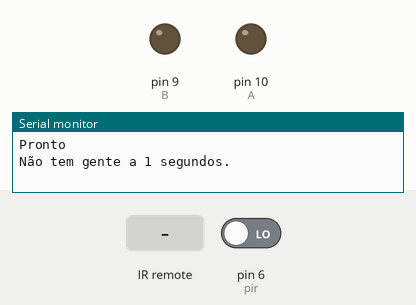
A sketch run on a simulated Arduino Uno, built with avr-gcc and run on an emulated ATmega328P. Parts: output pins drawn as LEDs (lit = HIGH), the last lines printed to the serial monitor. The inputs (shaded band) are chosen by the test bench; at power-on: pin 6 (pir) LOW.

Above: at 3.2 s.
3.3 s: infrared code 0x1000405 received
At 5.0 s:
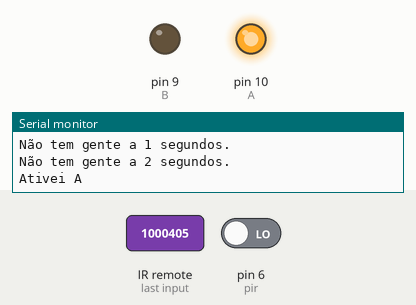
11.5 s: infrared code 0x1008485 received
At 12.4 s:
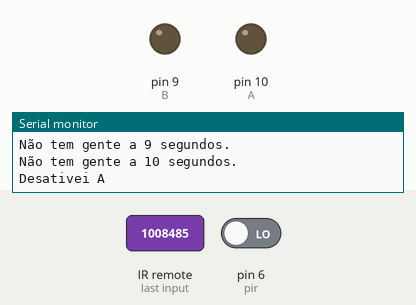
Timing chart, 0 to 14.5 s (numbered marks = the images above; inputs shaded):
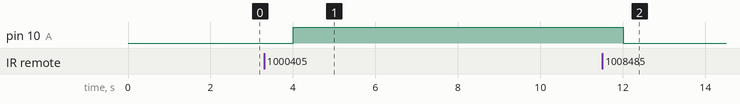

Measured:
- after the input at 3.3 s, pin 10 (A): LOW → HIGH after 0.70 s
- after the input at 11.5 s, pin 10 (A): HIGH → LOW after 0.51 s

The sketch:

rele_3_way_com_sensor_pir.ino
```cpp
#include <IRremote.h>

#define B 9
#define A 10
#define pir 6
#define rir 12

bool stateB = false, stateA = true;
int val;
int sec = 0;
int state = 0;

IRrecv irrec(rir);
IRsend irsend;
decode_results codigo;

void setup() {
  pinMode(A, OUTPUT);
  pinMode(B, OUTPUT);
  pinMode(pir, INPUT);
  irrec.enableIRIn();

  Serial.begin(9600);
  delay(2000);
  Serial.println("Pronto");
}

void loop() {
  lerSerial();
  receptorIR(2);  //mode 2 just execute mode 1 receiver code
  sensorPir();
  if(Serial.available()){
    String letra = Serial.readString();
    Serial.println("Comando: "+letra);
    if(letra == "0"){
      sec = 0;
    }
  }
  /*if(sensorPir() == true){
    ativar(A);
    Serial.println("Tem gente");
    delay(3000);
  }else{
      desativar(A);
  }*/
}

void emissorIR(int codigo){
  if (Serial.read() != -1) {
    for (int i = 0; i < 3; i++) {
      irsend.sendPanasonic(codigo, 32); // Sony TV power code
      delay(40);
    }
  }
}

void receptorIR(int mode){
  if(irrec.decode(&codigo)){
    if(mode == 1){
      if(codigo.value != 0){
        Serial.print("Codigo: ");
        Serial.println(codigo.value,HEX);
      }
    }else if(mode == 2){
        if(codigo.value == 0x1000405)
          ativar(A);
        if(codigo.value == 0x1008485)
          desativar(A);
    }
  }
  irrec.resume();
  delay(1000);
}

void lerSerial(){
  if(Serial.available()){
    String letra = Serial.readString();
    Serial.println("Comando: "+letra);
    if(letra == "on a"){
        ativar(A);
    } else if (letra == "off a"){
        desativar(A);
    }
    letra = "";
  }
}
void sensorPir(){
  val = digitalRead(pir);
  sec++;
  if(val == HIGH){
    Serial.print("Tem gente a ");
    Serial.print(sec);
    Serial.println(" segundos.");
  }else{
    Serial.print("Não tem gente a ");
    Serial.print(sec);
    Serial.println(" segundos.");
  }
}

void ativar(int pino){
  if(pino == B){
        digitalWrite(B, HIGH);
        Serial.println("Ativei B");
  } else if(pino == A){
        digitalWrite(A, HIGH);
        Serial.println("Ativei A");
  }
}
void desativar(int pino){
  if(pino == B){
        digitalWrite(B, LOW);
        Serial.println("Desativei B");
  }else if(pino == A){
        digitalWrite(A, LOW);
        Serial.println("Desativei A");
  }
}
```
